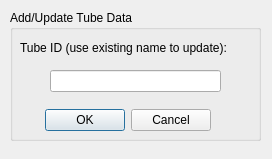
<?xml version="1.0" encoding="UTF-8"?>
<ui version="4.0">
 <class>DataSaveDialog</class>
 <widget class="QDialog" name="DataSaveDialog">
  <property name="geometry">
   <rect>
    <x>0</x>
    <y>0</y>
    <width>272</width>
    <height>159</height>
   </rect>
  </property>
  <property name="windowTitle">
   <string>Update Data File</string>
  </property>
  <widget class="QGroupBox" name="groupBox">
   <property name="geometry">
    <rect>
     <x>10</x>
     <y>10</y>
     <width>251</width>
     <height>131</height>
    </rect>
   </property>
   <property name="title">
    <string>Add/Update Tube Data</string>
   </property>
   <widget class="QDialogButtonBox" name="buttonBox">
    <property name="geometry">
     <rect>
      <x>30</x>
      <y>90</y>
      <width>171</width>
      <height>41</height>
     </rect>
    </property>
    <property name="orientation">
     <enum>Qt::Horizontal</enum>
    </property>
    <property name="standardButtons">
     <set>QDialogButtonBox::Cancel|QDialogButtonBox::Ok</set>
    </property>
   </widget>
   <widget class="QLineEdit" name="Type">
    <property name="geometry">
     <rect>
      <x>40</x>
      <y>60</y>
      <width>171</width>
      <height>22</height>
     </rect>
    </property>
   </widget>
   <widget class="QLabel" name="label">
    <property name="geometry">
     <rect>
      <x>10</x>
      <y>30</y>
      <width>241</width>
      <height>16</height>
     </rect>
    </property>
    <property name="text">
     <string>Tube ID (use existing name to update):</string>
    </property>
   </widget>
  </widget>
 </widget>
 <resources/>
 <connections>
  <connection>
   <sender>buttonBox</sender>
   <signal>accepted()</signal>
   <receiver>DataSaveDialog</receiver>
   <slot>accept()</slot>
   <hints>
    <hint type="sourcelabel">
     <x>248</x>
     <y>254</y>
    </hint>
    <hint type="destinationlabel">
     <x>157</x>
     <y>274</y>
    </hint>
   </hints>
  </connection>
  <connection>
   <sender>buttonBox</sender>
   <signal>rejected()</signal>
   <receiver>DataSaveDialog</receiver>
   <slot>reject()</slot>
   <hints>
    <hint type="sourcelabel">
     <x>316</x>
     <y>260</y>
    </hint>
    <hint type="destinationlabel">
     <x>286</x>
     <y>274</y>
    </hint>
   </hints>
  </connection>
 </connections>
</ui>
